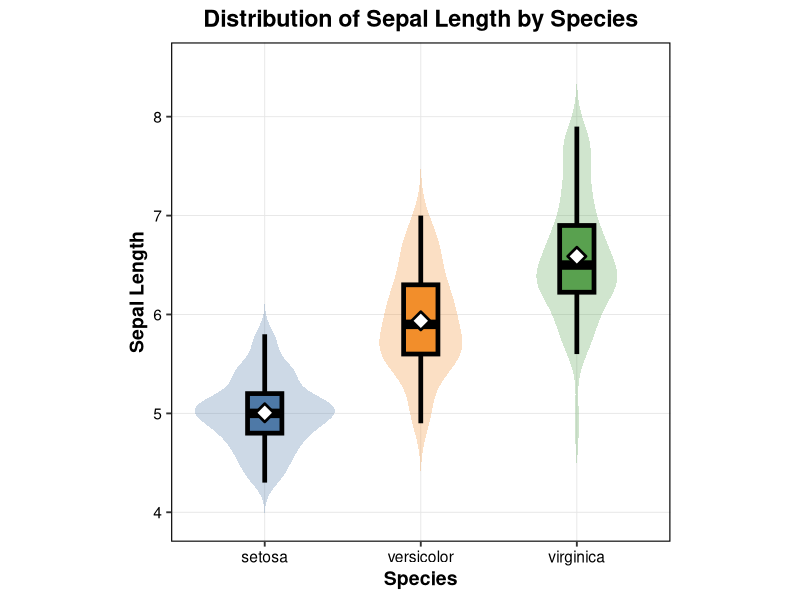
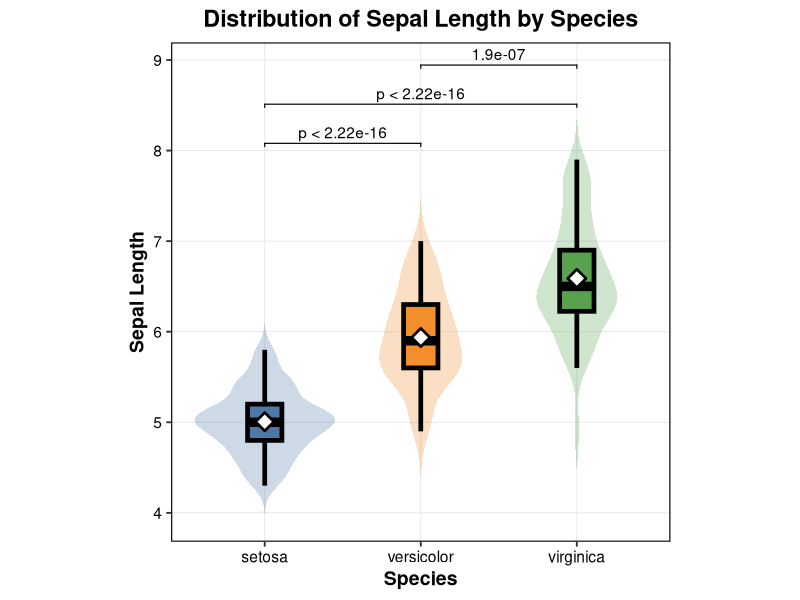
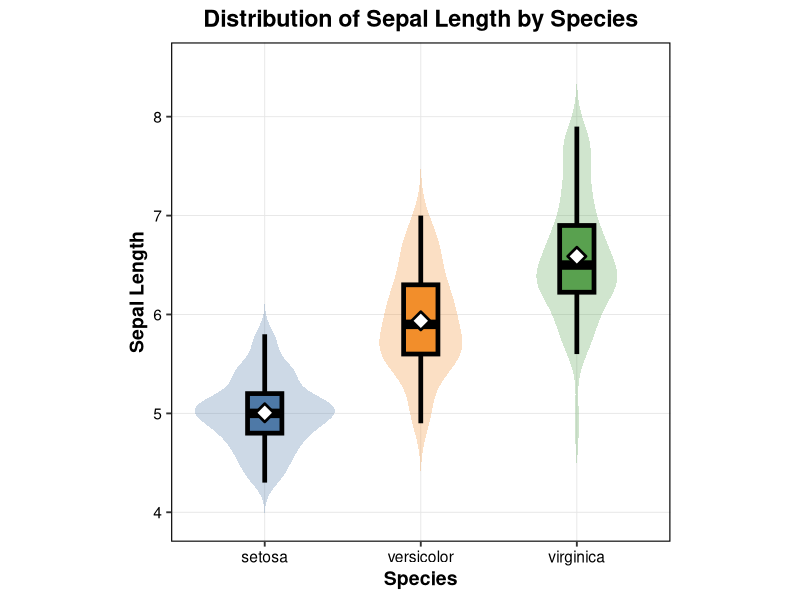
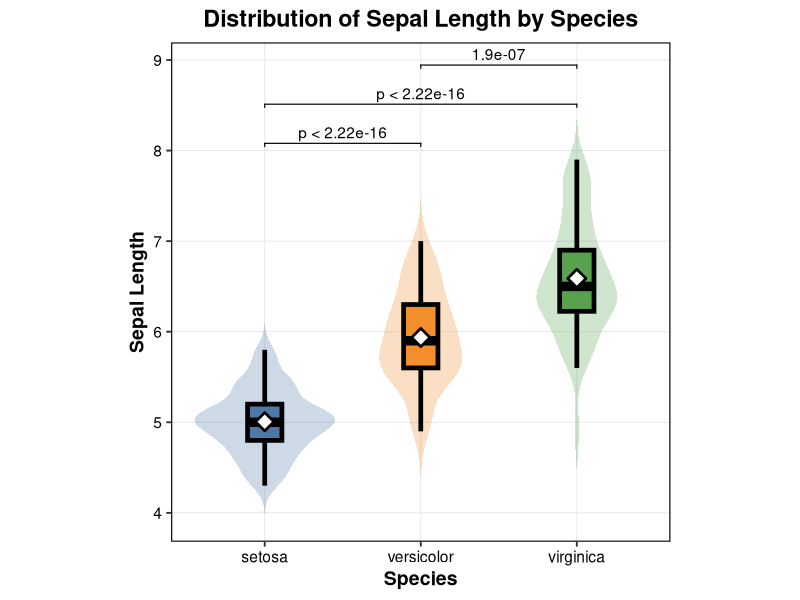
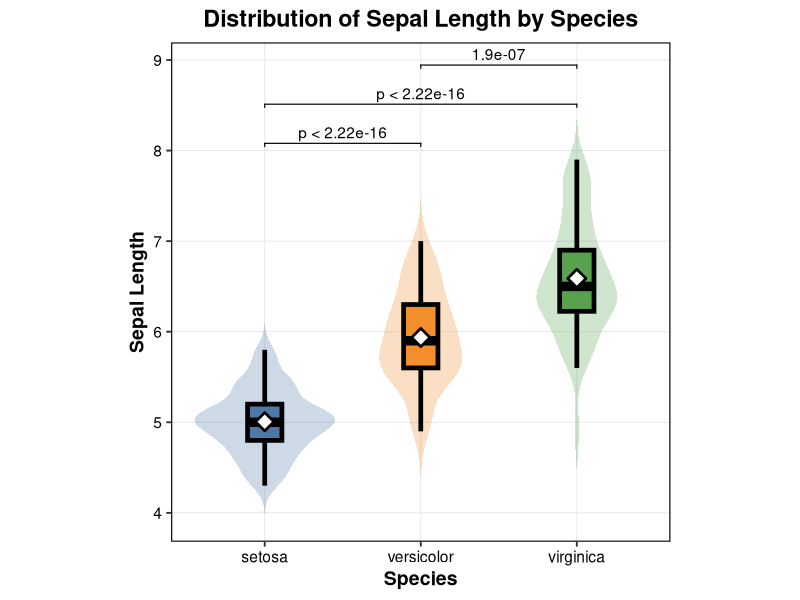
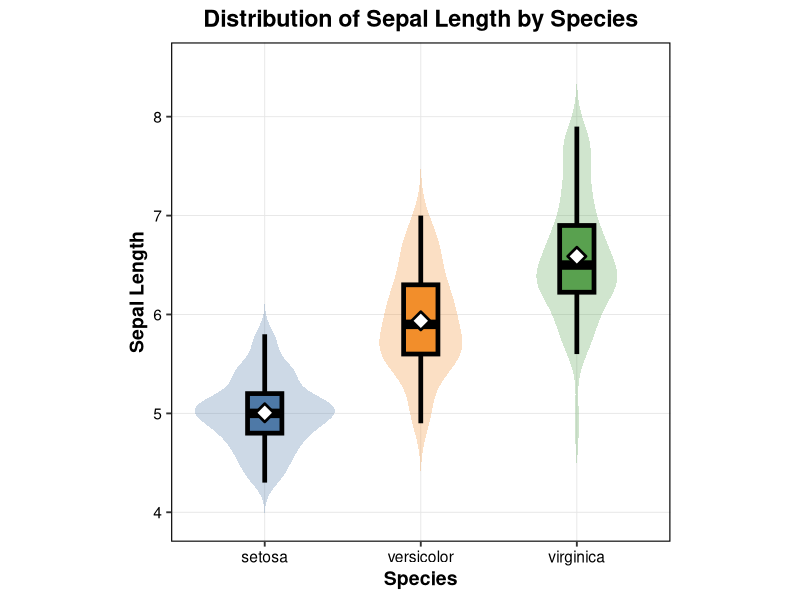
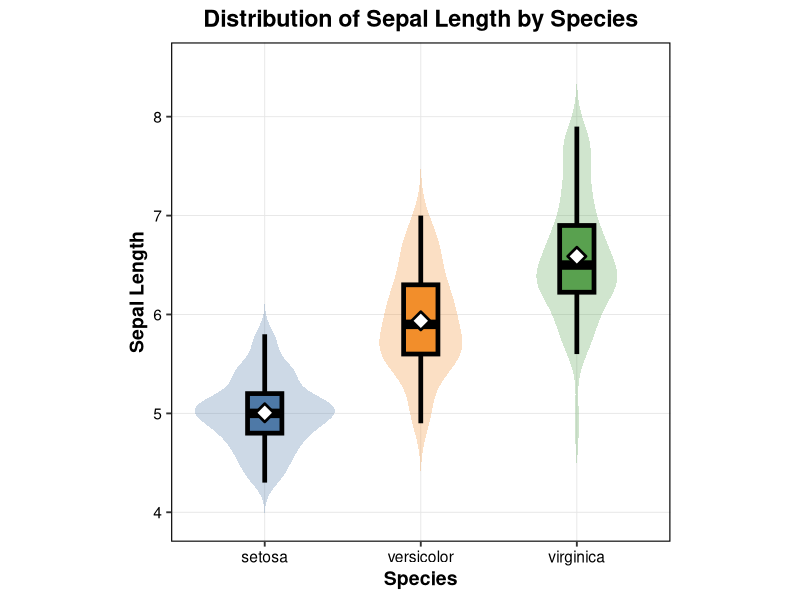

Source code (R) for these figures, in order:
# =============================================================================
# 提琴图加箱线显著性组合图
# organized：线性脚本 + 中文分节；路径相对本条目目录
# =============================================================================

script_dir <- tryCatch(
  dirname(normalizePath(sys.frame(1)$ofile)),
  error = function(e) {
    args <- commandArgs(trailingOnly = FALSE)
    file_arg <- grep("^--file=", args, value = TRUE)
    if (length(file_arg)) dirname(normalizePath(sub("^--file=", "", file_arg))) else normalizePath(getwd())
  }
)
root <- if (basename(script_dir) == "code") dirname(script_dir) else script_dir
out_dir <- file.path(root, "output", "figures")
dir.create(out_dir, recursive = TRUE, showWarnings = FALSE)

# =========================================================
# 1. 加载包
# =========================================================
suppressPackageStartupMessages({
  library(ggplot2)
  library(dplyr)
  library(ggpubr)
})

# =========================================================
# 2. 示例数据（使用 IRIS 内置数据集，仅作演示）
# =========================================================
data(iris)
data <- data.frame(
  Region = iris$Species,
  Value  = iris$Sepal.Length
)

# =========================================================
# 3. 自定义配色（3 个组）
# =========================================================
fill_cols <- c("#4E79A7", "#F28E2B", "#59A14F")

# =========================================================
# 4. 自定义主题
# =========================================================
theme_clean_pub <- function(base_size = 14) {
  theme_bw(base_size = base_size) +
    theme(
      panel.grid.minor   = element_blank(),
      panel.grid.major   = element_line(linewidth = 0.3, color = "grey90"),
      panel.border       = element_rect(color = "black", linewidth = 0.8),
      axis.text          = element_text(color = "black"),
      axis.title         = element_text(face = "bold"),
      plot.title         = element_text(face = "bold", hjust = 0.5),
      strip.background   = element_blank()
    )
}

# =========================================================
# 5. 绘图
# =========================================================
p_combo <- ggplot(data, aes(x = Region, y = Value, fill = Region)) +
  geom_violin(
    trim  = FALSE,
    color = NA,
    alpha = 0.28,
    width = 0.9
  ) +
  geom_boxplot(
    width         = 0.22,
    linewidth     = 1.6,
    color         = "black",
    outlier.shape = NA,
    alpha         = 1
  ) +
  stat_summary(
    fun   = mean,
    geom  = "point",
    shape = 23,
    size  = 4,
    fill  = "white",
    color = "black",
    stroke = 1.4
  ) +
  scale_fill_manual(values = fill_cols) +
  labs(
    title = "Distribution of Sepal Length by Species",
    x     = "Species",
    y     = "Sepal Length"
  ) +
  theme_clean_pub() +
  theme(
    legend.position = "none",
    aspect.ratio    = 1
  )

print(p_combo)

# =========================================================
# 6. 显著性标注
# =========================================================
comparisons <- combn(as.character(unique(data$Region)), 2, simplify = FALSE)

p_sig <- p_combo +
  stat_compare_means(
    method        = "t.test",
    comparisons   = comparisons,
    label         = "p.label",
    bracket.size  = 0.4,
    tip.length    = 0.01,
    step_increase = 0.08
  )

print(p_sig)

# =========================================================
# 7. 输出图片
# =========================================================
ggsave(file.path(out_dir, "violin_boxplot_combo.png"),
       plot = p_combo, width = 7, height = 6, dpi = 300, bg = "white")
ggsave(file.path(out_dir, "violin_boxplot_combo_sig.png"),
       plot = p_sig, width = 7, height = 6, dpi = 300, bg = "white")

# =========================================================
# 8. 生成 preview.png（保存至模块根目录）
# =========================================================
ggsave(file.path(root, "preview.png"),
       plot = p_sig, width = 7, height = 6, dpi = 300, bg = "white")

# =========================================================
# 9. 生成 thumbnail.jpg（png中转，避免透明度叠加失真）
# =========================================================
png(file.path(root, "_thumb_tmp.png"), width = 450, height = 338, res = 96)
print(p_combo)
dev.off()
jpeg(file.path(root, "thumbnail.jpg"), quality = 92)
print(p_combo)
dev.off()
file.remove(file.path(root, "_thumb_tmp.png"))
